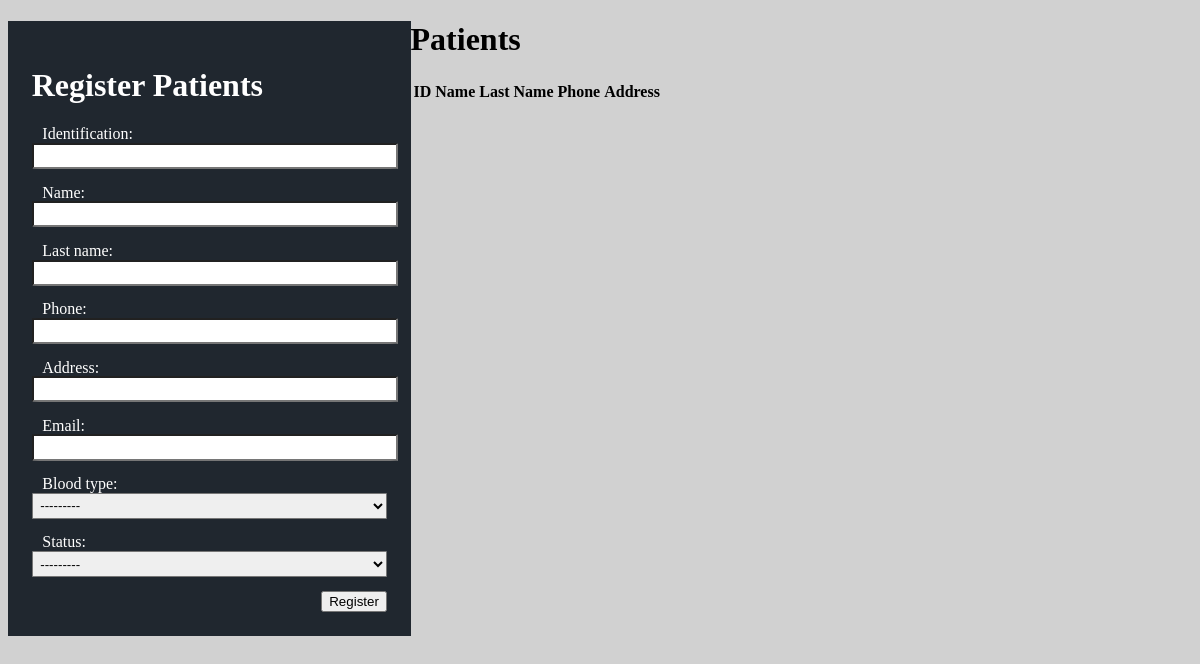
/patient/, run on an earlier commit of the app's database.
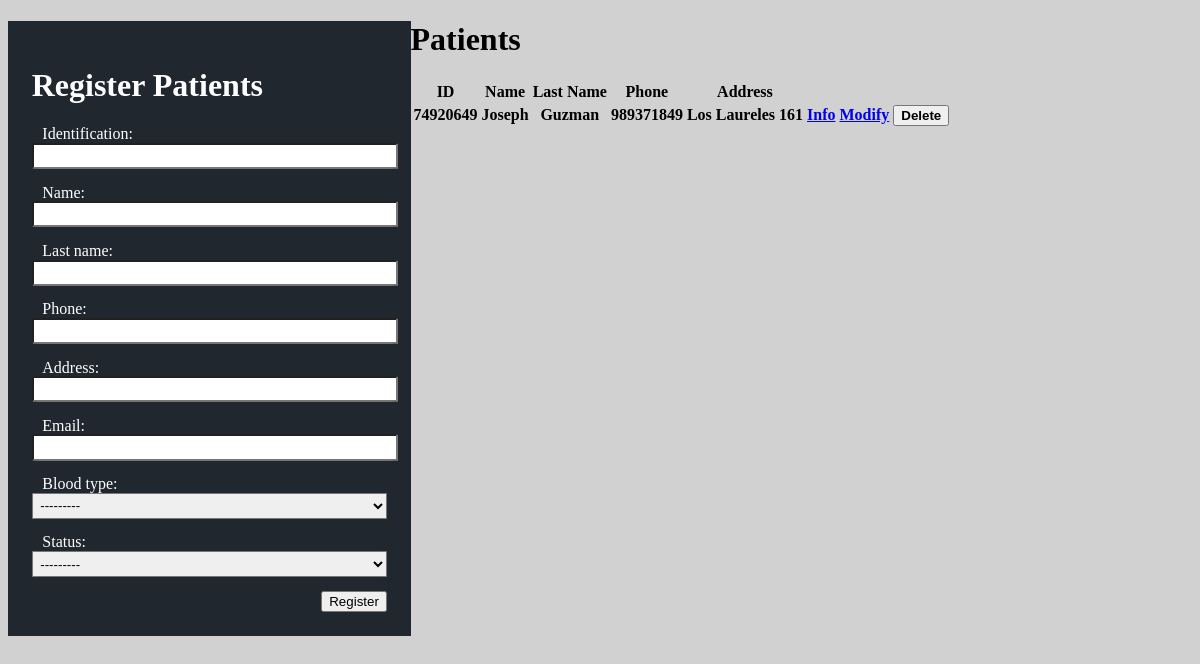
And on a later commit of the database.
### patients/models.py (models this page shows, shortened)
class Patient(models.Model):
    blood_type_choices=[
        (1,'A+'),(2,'A-'),
        (3,'B+'),(4,'B-'),
        (5,'AB+'),(6,'AB-'),
        (7,'O+'),(8,'O-'),
    ]
    status_choices = [
        (1, 'SINGLE'),
        (2,'MARRIED'),
    ]
    identification = models.CharField(primary_key=True, max_length=20)
    name = models.CharField(max_length=50)
    last_name = models.CharField(max_length=50)
    phone = models.CharField(max_length=20)
    address = models.CharField(max_length=50)
    email = models.EmailField()
    blood_type = models.SmallIntegerField(choices=blood_type_choices)
    status = models.SmallIntegerField(choices=status_choices)

### patients/views.py (the view)
# urls.py: path('patient/', views.mainPatient, name='patient'),
def mainPatient(request):
    patient = Patient.objects.all()
    patient_form = PatientForm()
    if request.method =='POST':
        patient_form = PatientForm(request.POST)
        if patient_form.is_valid():
            patient_form.save()
            patient_form = PatientForm()
    context = {'patient': patient, 'patient_form':patient_form}
    return render(request, 'mainPatient.html', context)

### patients/forms.py
class PatientForm(forms.ModelForm):
    class Meta:
        model = Patient
        fields = '__all__'

### static/templates/mainPatient.html (shortened to what this page needs)
{% load static %}
<!DOCTYPE html>
<html lang="en">
<head>
    <link rel="stylesheet" href="https://unpkg.com/purecss@2.0.6/build/pure-min.css"
>
    <link rel="stylesheet" type="text/css" href="{% static 'css/mainPatient.css' %}">
</head>
<body>
    <div class="registerPatient">
        <h1>
            Register Patients
        </h1>
        <form class ="pure-form"action="" method="post">
            {{patient_form}}
            <button type="submit" class="pure-button pure-button-primary" >Register</button>
        </form>
    </div>
    <div>
        <table class="pure-table pure-table-horizontal">
            <h1>Patients</h1>
            <tr>
                <th>ID</th>
                <th>Name</th>
                <th>Last Name</th>
                <th>Phone</th>
                <th>Address</th>
                <th></th>
                <th></th>
            </tr>
            {% for x in patient %}
            <tr>
                <th>{{x.identification}}</th>
                <th>{{x.name}}</th>
                <th>{{x.last_name}}</th>
                <th>{{x.phone}}</th>
                <th>{{x.address}}</th>
                <th><a class="pure-button"href="{% url 'info_patient' x.identification %}">Info</a></th>
                <th><a class="pure-button"href="{% url 'modify_patient' x.identification %}">Modify</a></th>
                <th><button id="{{x.identification}}"class="pure-button open-modal" onclick="display(this)"><b>Delete</b></button></th>
            </tr>
            {% endfor %}
        </table>
    </div>
</body>
</html>

What changed in the data, as far as the page shows it:
added Patient: identification "74920649", name "Joseph", last_name "Guzman", phone "989371849", address "Los Laureles 161"
